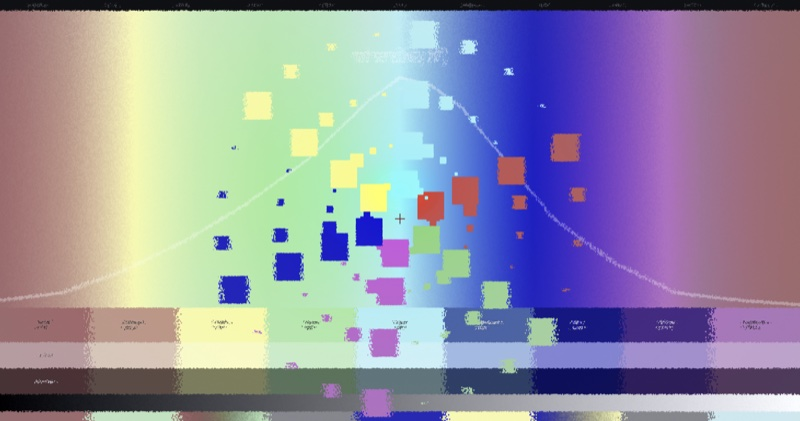
#> input picture examples/gallery/thumbs/color-sprint-before.jpg, 800 x 421 px
$ python smartcrop.py ../../examples/gallery/thumbs/color-sprint-before.jpg out.png
#> lines starting #> are read from the running program, lines starting #| are printed output that depends on the picture
### muriel/_version.py
"""Single source of truth for muriel's version.

Three copies of the version literal had drifted apart — ``pyproject.toml`` said
0.14.0, ``muriel/__init__.py`` said 0.7.1, and ``provenance.py`` said 0.6.0 —
and the last of those was the one being written into every stamped artifact.
Eight minor releases of drift were baked into research sidecars and PNG tEXt
chunks before anyone noticed, because a hardcoded constant is uniformly wrong
and therefore invisible.

Resolution order:

1. Installed package metadata. This is the normal case once muriel is installed
   (``pip install -e .``), and it is authoritative — it reflects the artifact
   actually on ``sys.path``, not whatever a checkout happens to say.
2. ``pyproject.toml`` next to the package, for a bare source checkout. Parsed
   with a regex rather than ``tomllib`` because the package supports Python 3.9
   and ``tomllib`` landed in 3.11.
3. ``"0+unknown"``. A sentinel that is obviously not a release, so a stamp
   carrying it reads as "provenance unavailable" rather than as a real version.

Nothing here hardcodes a release number. If you find yourself adding one, that
is the bug this module exists to prevent.
"""

from __future__ import annotations

import re
from pathlib import Path

_PYPROJECT = Path(__file__).resolve().parent.parent / "pyproject.toml"
_UNKNOWN = "0+unknown"

# `version = "1.2.3"` at the start of a line, tolerant of the aligned-equals
# style used in this repo's pyproject.
_VERSION_RE = re.compile(r'(?m)^\s*version\s*=\s*["\']([^"\']+)["\']')


def _from_metadata() -> str | None:
    try:
        from importlib.metadata import PackageNotFoundError, version
    except ImportError:  # pragma: no cover - Python < 3.8
        return None
    try:
        return version("muriel")
    except PackageNotFoundError:
        return None
    except Exception:  # pragma: no cover - defensive; metadata must never raise here
        return None


def _from_pyproject() -> str | None:
    try:
        text = _PYPROJECT.read_text(encoding="utf-8")
    except OSError:
        return None
    m = _VERSION_RE.search(text)
    return m.group(1) if m else None


def get_version() -> str:
    """Return muriel's version, resolved at call time."""
    return _from_metadata() or _from_pyproject() or _UNKNOWN


__version__ = get_version()

### muriel/tools/smartcrop.py
"""
muriel.tools.smartcrop — saliency-aware crop window solver.

Given an input image and a target aspect ratio, find the crop window that
maximises visual energy (edges + saturation) without clipping hard-avoid
regions (faces, text — optional, via extras).

This is muriel's saliency-aware placement primitive. First consumer: the
raster channel (OG cards, store banners, hero crops). Downstream: the
compositor, where the score map tells the layout engine "put this badge
in the lowest-energy quadrant that doesn't overlap a face."

v0.1 — edges-only
-----------------

No extras required. Sobel-edge magnitude × HSV saturation on an integral
image, candidate grid search, edge-bleed penalty. Pillow + numpy (numpy
imported lazily inside the function body, per muriel convention).

The ``faces``, ``text``, and ``saliency`` backends hook in via
``hard_avoid_bboxes`` and ``saliency_map`` parameters. v0.1 leaves them
empty; ``muriel.detectors`` populates them in v0.2 if the relevant extras
are installed.

Prior art
---------

- smartcrop.js (Jonas Wagner) — the energy scorer and integral-image
  candidate search trace back to this. https://github.com/jwagner/smartcrop.js
- smartcrop.py — older Python port; this implementation is independent.

Usage (programmatic)
--------------------

::

    from muriel.tools.smartcrop import crop_for

    result = crop_for(
        "input.jpg",
        ratio="16:9",          # or "og.card", or 1.91, or (16, 9)
        scales=(1.0, 0.9, 0.8, 0.7),
        debug_dir=None,
    )
    result.bbox               # → (left, top, right, bottom)
    result.score              # → float
    result.crop("out.jpg")    # writes the crop

Usage (CLI)
-----------

::

    muriel smartcrop in.jpg out.jpg --ratio 16:9
    muriel smartcrop in.jpg out.jpg --ratio 1:1 --ratio 16:9 --debug debug/
    muriel smartcrop in.jpg out.jpg --ratio og.card --faces on  # v0.2

Output
------

For a single ratio, ``out.jpg`` is the cropped image. For multiple
``--ratio`` flags, ``out.jpg`` becomes a template — each ratio writes
``out__<ratio-label>.jpg`` alongside a JSON sidecar with the chosen
bbox and score breakdown.
"""

from __future__ import annotations

import json
from dataclasses import dataclass, field
from pathlib import Path
from typing import Iterable, List, Optional, Sequence, Tuple, Union

__all__ = ["crop_for", "parse_ratio", "CropResult"]


# ─── Types ───────────────────────────────────────────────────────────

Bbox = Tuple[int, int, int, int]   # (left, top, right, bottom)
RatioLike = Union[str, float, Tuple[int, int]]


@dataclass
class CropResult:
    """Outcome of a single-ratio crop solve."""

    bbox: Bbox
    score: float
    target_ratio: float
    score_components: dict = field(default_factory=dict)
    hard_avoid_boxes: List[Bbox] = field(default_factory=list)
    image_size: Tuple[int, int] = (0, 0)  # (W, H) of the source

    def crop(self, output_path: Union[str, Path], *, source=None) -> str:
        """Apply the bbox to ``source`` (or the path it came from) and save."""
        from PIL import Image

        if source is None:
            raise ValueError("CropResult.crop() needs source= image or path")
        img = source if hasattr(source, "crop") else Image.open(source)
        crop = img.crop(self.bbox)
        out = Path(output_path)
        out.parent.mkdir(parents=True, exist_ok=True)
        crop.save(str(out), optimize=True)
        return str(out)


# ─── Ratio parsing ───────────────────────────────────────────────────

def parse_ratio(ratio: RatioLike) -> Tuple[float, str]:
    """
    Resolve a user-facing ratio into (aspect, label).

    Accepts:
      * ``"16:9"`` — colon-separated int pair
      * ``"og.card"`` — ``muriel.dimensions`` registry lookup
      * ``1.91`` — direct width/height ratio
      * ``(1200, 630)`` / ``Size(1200, 630)`` — pair

    Returns the aspect as ``width / height`` plus a short slug
    (``"16x9"``, ``"og-card"``, ``"1.91"``) suitable for filenames.
    """
    if isinstance(ratio, (tuple, list)) and len(ratio) == 2:
        w, h = ratio
        return float(w) / float(h), f"{int(w)}x{int(h)}"

    if isinstance(ratio, (int, float)):
        return float(ratio), f"{float(ratio):.2f}".rstrip("0").rstrip(".")

    if isinstance(ratio, str):
        s = ratio.strip()
        if ":" in s:
            a, b = s.split(":", 1)
            return float(a) / float(b), f"{a}x{b}"
        if "." in s and all(c.isdigit() or c == "." for c in s):
            return float(s), s
        # treat as registry lookup
        try:
            from muriel.dimensions import lookup
            size = lookup(s)
            return size.aspect_ratio, s.replace(".", "-")
        except Exception as exc:
            raise ValueError(
                f"Cannot parse ratio {ratio!r}. Use '16:9', 'og.card', "
                f"1.91, or (w, h). (lookup error: {exc})"
            ) from exc

    raise TypeError(f"Unsupported ratio type: {type(ratio)!r}")


# ─── Scoring ─────────────────────────────────────────────────────────

_WEIGHTS = {
    "edges":       1.00,  # gradient magnitude
    "saturation":  0.70,  # HSV S channel
    "lightness":   0.25,  # |L - 0.5|  (favour mid-tones — text, skin, fabric)
    "bleed":      -0.60,  # subtract: energy clinging to the crop border
}


def _compute_energy(rgb):
    """Return a (H, W) float32 array of per-pixel energy."""
    import numpy as np

    r, g, b = rgb[..., 0], rgb[..., 1], rgb[..., 2]
    # Sobel magnitude via separable diff-of-neighbours (cheap, no scipy).
    gray = (0.299 * r + 0.587 * g + 0.114 * b).astype(np.float32)
    gx = np.abs(np.gradient(gray, axis=1))
    gy = np.abs(np.gradient(gray, axis=0))
    edges = gx + gy
    edges /= max(float(edges.max()), 1.0)

    # HSV saturation & lightness from RGB without PIL.Image.convert("HSV")
    # so we keep float precision.
    maxc = np.maximum(np.maximum(r, g), b)
    minc = np.minimum(np.minimum(r, g), b)
    lightness = (maxc + minc) * 0.5
    # Saturation: HSL formula, avoids div-by-zero on achromatic pixels.
    denom = 1.0 - np.abs(2 * lightness - 1.0)
    sat = np.where(denom > 1e-4, (maxc - minc) / np.maximum(denom, 1e-4), 0.0)
    mid_tone = 1.0 - np.abs(lightness - 0.5) * 2.0  # 1 at L=0.5, 0 at extremes

    energy = (
        _WEIGHTS["edges"] * edges
        + _WEIGHTS["saturation"] * sat
        + _WEIGHTS["lightness"] * mid_tone
    )
    # Clip negatives so integral image sums stay well-behaved.
    return np.clip(energy, 0.0, None).astype(np.float32)


def _integral(arr):
    import numpy as np
    # Pad with a zero row/col so bbox sums are one lookup per corner.
    ii = np.zeros((arr.shape[0] + 1, arr.shape[1] + 1), dtype=np.float64)
    ii[1:, 1:] = arr.cumsum(axis=0).cumsum(axis=1)
    return ii


def _box_sum(ii, left, top, right, bottom):
    # inclusive-exclusive: (left, top) inclusive, (right, bottom) exclusive
    return ii[bottom, right] - ii[top, right] - ii[bottom, left] + ii[top, left]


# ─── Candidate generation ───────────────────────────────────────────

def _candidates(
    W: int,
    H: int,
    target_aspect: float,
    scales: Sequence[float],
    step_frac: float = 1.0 / 32.0,
) -> Iterable[Bbox]:
    """Yield axis-aligned crop bboxes at the requested aspect ratio."""
    # Largest box of the target aspect that fits.
    if W / H >= target_aspect:
        base_h = H
        base_w = int(round(H * target_aspect))
    else:
        base_w = W
        base_h = int(round(W / target_aspect))

    step = max(4, int(min(W, H) * step_frac))

    for scale in scales:
        cw = int(round(base_w * scale))
        ch = int(round(base_h * scale))
        if cw < 16 or ch < 16:
            continue
        if cw > W or ch > H:
            continue
        for top in range(0, H - ch + 1, step):
            for left in range(0, W - cw + 1, step):
                yield (left, top, left + cw, top + ch)


# ─── Hard-avoid penalty ─────────────────────────────────────────────

# [11 lines left out: function _clips_box, not called in this run]


# ─── Main solver ────────────────────────────────────────────────────

def crop_for(
    image,
    ratio: RatioLike,
    *,
    scales: Sequence[float] = (1.0, 0.9, 0.82, 0.72),
    hard_avoid_bboxes: Sequence[Bbox] = (),
    saliency_map=None,       # v0.2 hook — not used in v0.1
    scale_penalty: float = 0.7,
    debug_dir: Optional[Union[str, Path]] = None,
) -> CropResult:
    """
    Find the best crop of ``image`` at the requested aspect ratio.

    Parameters
    ----------
    image : path, Path, or PIL.Image.Image
        The source.
    ratio : RatioLike
        See ``parse_ratio``.
    scales : sequence of float
        Crop sizes to try, as a fraction of the largest-fitting box.
        Smaller scales are penalised via ``scale_penalty`` so bigger
        crops win ties.
    hard_avoid_bboxes : sequence of Bbox
        Regions that must not be partially clipped. Any crop that slices
        one of these receives a prohibitive penalty (effectively
        excluded). v0.1 leaves this empty; detectors populate it in v0.2.
    saliency_map : optional array
        (v0.2) If provided, replaces the edge-energy map.
    scale_penalty : float
        Penalty exponent on scale — final score = raw_score × scale^penalty.
    debug_dir : path or None
        If set, write ``energy_heatmap.png`` and ``candidates.json`` for
        inspection.
    """
    from PIL import Image
    import numpy as np

    if hasattr(image, "convert"):
        img = image.convert("RGB")
        source_path = None
    else:
        source_path = Path(image)
        img = Image.open(source_path).convert("RGB")

    W, H = img.size
    target_aspect, _label = parse_ratio(ratio)

    # Downsample for the energy map — the scorer is a judgment call, not a
    # precise measurement. 320px on the short edge is enough.
    SCORE_SHORT_EDGE = 320
    if min(W, H) > SCORE_SHORT_EDGE:
        s = SCORE_SHORT_EDGE / min(W, H)
        sw, sh = int(round(W * s)), int(round(H * s))
        small = img.resize((sw, sh), Image.LANCZOS)
    else:
        s = 1.0
        sw, sh = W, H
        small = img

    rgb = np.asarray(small, dtype=np.float32) / 255.0
    energy = _compute_energy(rgb) if saliency_map is None else saliency_map
    ii = _integral(energy)

    # Edge-bleed: a thin shell along the crop's interior perimeter.
    BLEED_FRAC = 0.04

    # Scale hard-avoid bboxes into score-space.
    avoid_small = [
        (int(l * s), int(t * s), int(r * s), int(b * s))
        for (l, t, r, b) in hard_avoid_bboxes
    ]

    best = None
    best_components = None
    candidate_log: list[dict] = []

    for (cl, ct, cr, cb) in _candidates(W, H, target_aspect, scales):
        # Project candidate into score-space.
        sl = max(0, int(round(cl * s)))
        st = max(0, int(round(ct * s)))
        sr = min(sw, int(round(cr * s)))
        sb = min(sh, int(round(cb * s)))
        if sr - sl < 2 or sb - st < 2:
            continue

        full = _box_sum(ii, sl, st, sr, sb)
        area = (sr - sl) * (sb - st)
        if area <= 0:
            continue
        raw_energy = full / area

        # Edge-bleed: inner shell
        mw = max(1, int(round((sr - sl) * BLEED_FRAC)))
        mh = max(1, int(round((sb - st) * BLEED_FRAC)))
        inner_l = min(sr, sl + mw)
        inner_t = min(sb, st + mh)
        inner_r = max(sl, sr - mw)
        inner_b = max(st, sb - mh)
        if inner_r > inner_l and inner_b > inner_t:
            inner_sum = _box_sum(ii, inner_l, inner_t, inner_r, inner_b)
            shell_sum = full - inner_sum
            shell_area = area - (inner_r - inner_l) * (inner_b - inner_t)
            bleed = shell_sum / max(shell_area, 1)
        else:
            bleed = raw_energy

        # Scale bias: prefer bigger crops.
        cw_frac = (cr - cl) / max(W, H)
        ch_frac = (cb - ct) / max(W, H)
        scale_frac = max(cw_frac, ch_frac)

        score = (raw_energy + _WEIGHTS["bleed"] * bleed) * (scale_frac ** scale_penalty)

        # Hard-avoid: any partial clip vetoes the candidate outright.
        vetoed = any(_clips_box((cl, ct, cr, cb), a) for a in hard_avoid_bboxes)
        if vetoed:
            score = -1e9

        if debug_dir is not None:
            candidate_log.append({
                "bbox": [cl, ct, cr, cb],
                "score": float(score),
                "energy": float(raw_energy),
                "bleed": float(bleed),
                "scale_frac": float(scale_frac),
                "vetoed": bool(vetoed),
            })

        if best is None or score > best[1]:
            best = ((cl, ct, cr, cb), score)
            best_components = {
                "energy": float(raw_energy),
                "bleed": float(bleed),
                "scale_frac": float(scale_frac),
            }

    if best is None:
        # Degenerate: image is smaller than any candidate of this aspect.
        raise ValueError(
            f"No candidate crop of aspect {target_aspect:.3f} fits in "
            f"image of size {W}x{H}. Try --allow-upscale (not implemented)."
        )

    bbox, score = best

    if debug_dir is not None:
        _write_debug(debug_dir, small, energy, bbox, s, candidate_log, hard_avoid_bboxes)

    return CropResult(
        bbox=bbox,
        score=float(score),
        target_ratio=target_aspect,
        score_components=best_components or {},
        hard_avoid_boxes=list(hard_avoid_bboxes),
        image_size=(W, H),
    )


# ─── Debug output ───────────────────────────────────────────────────

# [34 lines left out: function _write_debug, not called in this run]


# ─── CLI ────────────────────────────────────────────────────────────

def _slug_for_ratio(label: str) -> str:
    return label.replace(":", "x").replace(".", "-").replace("/", "-")


def _main(argv=None) -> int:
    import argparse
    from PIL import Image

    ap = argparse.ArgumentParser(
        prog="muriel smartcrop",
        description="Saliency-aware crop solver (v0.1: edges-only).",
    )
    ap.add_argument("input")
    ap.add_argument("output",
                    help="Output path. With multiple --ratio flags this becomes a template "
                         "(suffix __<ratio> inserted before extension).")
    ap.add_argument("--ratio", action="append", default=None,
                    help="Target aspect: '16:9', 'og.card', 1.91, or WxH. Repeatable.")
    ap.add_argument("--scales", default="1.0,0.9,0.82,0.72",
                    help="Comma-separated scale fractions to try.")
    ap.add_argument("--faces", choices=["on", "off"], default="off",
                    help="Avoid clipping detected faces. Requires muriel[faces].")
    ap.add_argument("--text", choices=["on", "off"], default="off",
                    help="Avoid clipping detected text. Requires muriel[text].")
    ap.add_argument("--saliency", choices=["edges", "deepgaze"], default="edges",
                    help="Saliency backend. 'deepgaze' requires muriel[saliency].")
    ap.add_argument("--debug", default=None,
                    help="Write energy heatmap + candidates.json to this directory.")
    ap.add_argument("--json-sidecar", action="store_true",
                    help="Write <output>.smartcrop.json alongside each crop.")
    args = ap.parse_args(argv)

    if not args.ratio:
        args.ratio = ["1:1"]

    scales = tuple(float(x) for x in args.scales.split(",") if x.strip())

    # Dispatch detectors lazily — surface friendly missing-extra errors here.
    hard_avoid: list[Bbox] = []
    saliency_map = None

    src_img = Image.open(args.input).convert("RGB")
#> src_img is the input picture: PIL image 800x421 RGB; mean R, G, B 148.2, 145.5, 163.7

    from muriel.detectors import ExtraNotInstalled
    try:
        if args.faces == "on":
            from muriel.detectors import faces as _faces
            hard_avoid.extend(_faces.detect(src_img))
        if args.text == "on":
            from muriel.detectors import text as _text
            hard_avoid.extend(_text.detect(src_img))
        if args.saliency == "deepgaze":
            from muriel.detectors import saliency as _sal
            saliency_map = _sal.compute(src_img)
    except ExtraNotInstalled as exc:
        import sys
        print(f"muriel smartcrop: {exc}", file=sys.stderr)
        return 2

    out_path = Path(args.output)
    multi = len(args.ratio) > 1

    exit_code = 0
    for r in args.ratio:
        target_aspect, label = parse_ratio(r)
        result = crop_for(
            src_img, r,
            scales=scales,
            hard_avoid_bboxes=hard_avoid,
            saliency_map=saliency_map,
            debug_dir=args.debug,
        )
#> in _compute_energy, `minc = np.minimum(np.minimum(r, g), b)`:
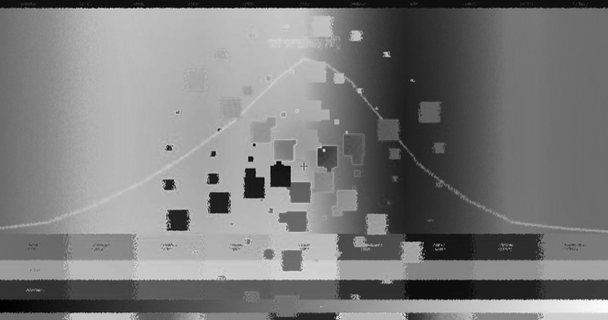
#> minc: shape (320, 608) float32; min 0, max 1, mean 0.483
#> in _compute_energy, `lightness = (maxc + minc) * 0.5`:
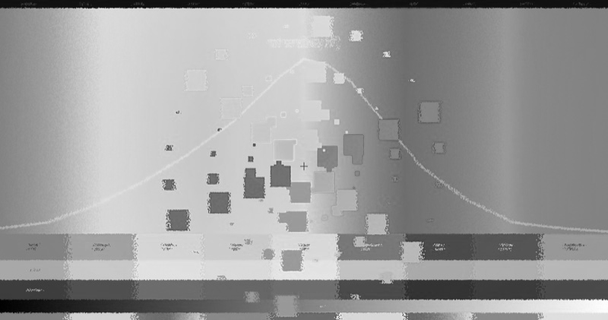
#> lightness: shape (320, 608) float32; min 0, max 1, mean 0.61
#> in _compute_energy, `denom = 1.0 - np.abs(2 * lightness - 1.0)`:
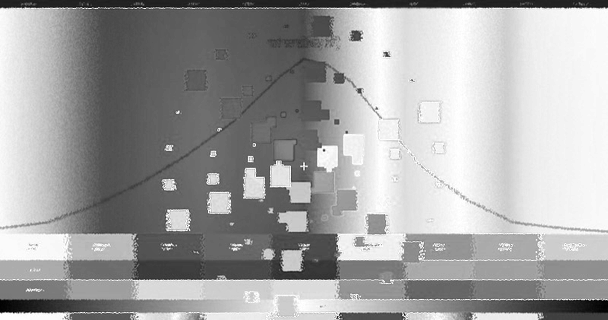
#> denom: shape (320, 608) float32; min 0, max 1, mean 0.645
#> in _compute_energy, `sat = np.where(denom > 1e-4, (maxc - minc) / np.maximum(denom, 1e-4), ..`:
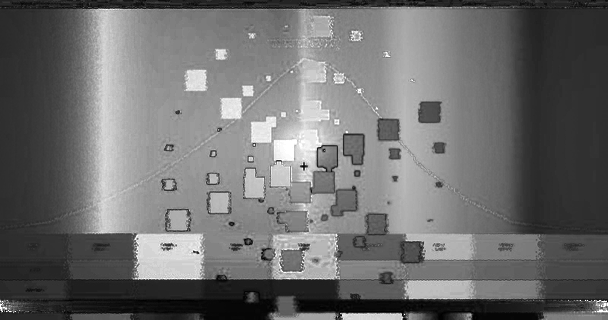
#> sat: shape (320, 608) float32; min 0, max 1, mean 0.431
#> in _compute_energy, `energy = ( _WEIGHTS["edges"] * edges + _WEIGHTS["saturation"] * sat + ..`:
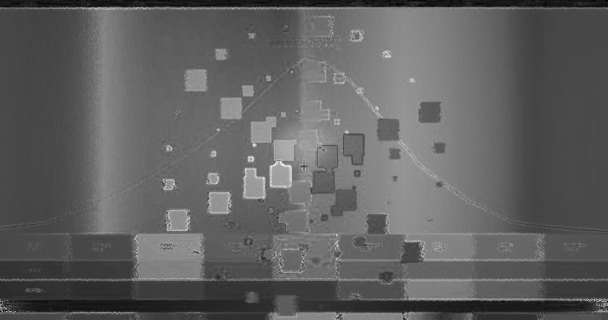
#> energy: shape (320, 608) float32; min 0.0308, max 1.22, mean 0.482; drawn with min black and max white
#> in _integral, `ii[1:, 1:] = arr.cumsum(axis=0).cumsum(axis=1)`:
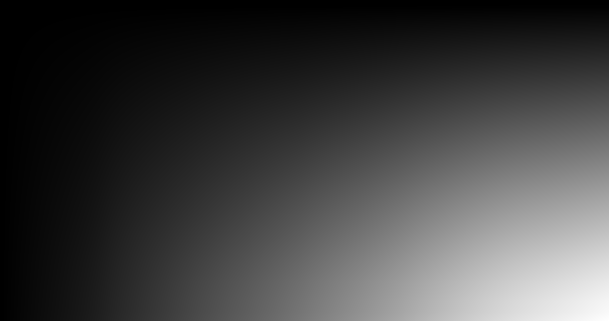
#> ii: shape (321, 609) float64; min 0, max 93752.1, mean 23762.6; drawn with min black and max white
#> the loop in crop_for, `for (cl, ct, cr, cb) in _candidates(W, H, target_aspect, scales):` made 768 passes
#> (full, raw_energy, inner_sum, shell_sum, bleed, best, best_components) on passes 1 to 5: (47776, 0.467, 41494.6, 6281.3, 0.393, ((0, 0, 421, 421), 0.147), {'energy': 0.467, 'bleed': 0.393, 'scale_frac': 0.526}), (48397.6, 0.473, 42188.8, 6208.7, 0.389, ((13, 0, 434, 421), 0.153), {'energy': 0.473, 'bleed': 0.389, 'scale_frac': 0.526}), (49034.6, 0.479, 42821.2, 6213.4, 0.389, ((26, 0, 447, 421), 0.157), {'energy': 0.479, 'bleed': 0.389, 'scale_frac': 0.526}), (49666.6, 0.485, 43429.5, 6237.1, 0.391, ((39, 0, 460, 421), 0.16), {'energy': 0.485, 'bleed': 0.391, 'scale_frac': 0.526}), (50316.1, 0.491, 44038.2, 6277.9, 0.393, ((52, 0, 473, 421), 0.163), {'energy': 0.491, 'bleed': 0.393, 'scale_frac': 0.526})
#> (full, raw_energy, inner_sum, shell_sum, bleed) on passes 9, 10, 11, 12, 13, 23: (53072.8, 0.518, 46153.4, 6919.3, 0.433), (53766.5, 0.525, 46407.9, 7358.6, 0.461), (54249.7, 0.53, 46629.7, 7620, 0.477), (54482, 0.532, 46995, 7487.1, 0.469), (54723.3, 0.534, 47424.9, 7298.4, 0.457), (54599.8, 0.533, 48256.8, 6343.1, 0.397)

        if multi:
            slug = _slug_for_ratio(label)
            this_out = out_path.with_name(
                f"{out_path.stem}__{slug}{out_path.suffix}"
            )
        else:
            this_out = out_path

        result.crop(this_out, source=src_img)
#> in crop, `crop = img.crop(self.bbox)`:
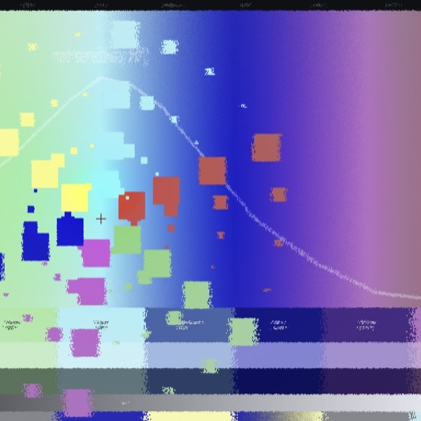
#> crop: PIL image 421x421 RGB; mean R, G, B 125.6, 127.3, 179.8
        print(
            f"→ {this_out}  "
            f"bbox={result.bbox}  score={result.score:.3f}  "
            f"aspect={result.target_ratio:.3f}"
        )
#| → out.png  bbox=(299, 0, 720, 421)  score=0.188  aspect=1.000

        if args.json_sidecar:
            sidecar = this_out.with_suffix(this_out.suffix + ".smartcrop.json")
            sidecar.write_text(json.dumps({
                "source": str(args.input),
                "output": str(this_out),
                "bbox": list(result.bbox),
                "score": result.score,
                "target_ratio": result.target_ratio,
                "components": result.score_components,
                "image_size": list(result.image_size),
                "hard_avoid": [list(b) for b in result.hard_avoid_boxes],
            }, indent=2))

    return exit_code


if __name__ == "__main__":
    raise SystemExit(_main())
#> (the program exits here)
